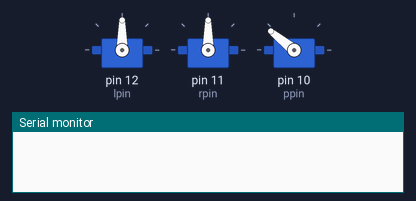
A sketch run on a simulated Arduino Uno, built with avr-gcc and run on an emulated ATmega328P. Parts: 3 × servo, the last lines printed to the serial monitor.

Above: at 0.1 s.
At 10.1 s:
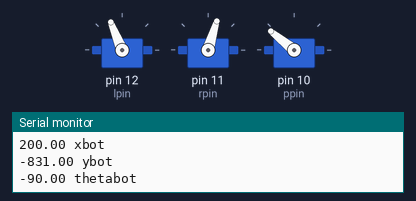
At 11.7 s:
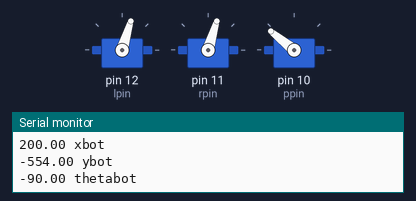
At 21.9 s:
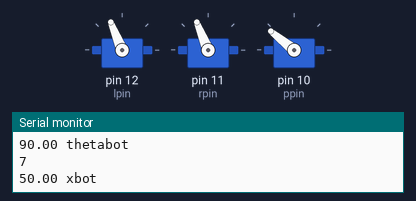
At 29.0 s:
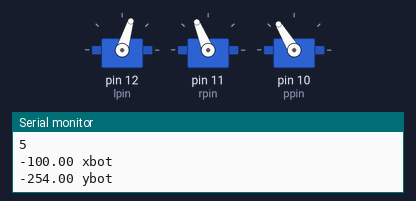
At 34.3 s:
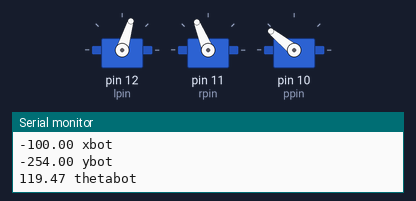
Timing chart, 0 to 40.0 s (numbered marks = the images above):
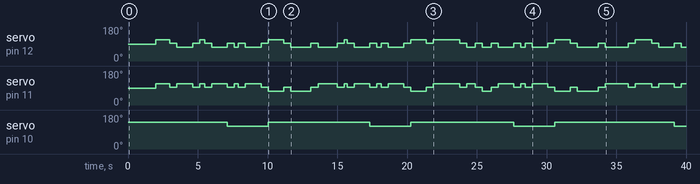

Measured:
- by itself, servo on pin 12 (lpin): 90° → 112° at 2.0 s, → 93° 0.98 s later, → 73° 0.50 s later, → 93° 1.1 s later, … (51 changes in this stretch)
- by itself, servo on pin 11 (rpin): 90° → 112° at 2.0 s, → 93° 0.98 s later, → 112° 0.50 s later, → 93° 1.1 s later, … (51 changes in this stretch)
- by itself, servo on pin 10 (ppin): repeats every 10.2 s: 141° 7.3 s, 121° 2.9 s

The sketch:

robo_code.ino
```cpp
#include <Servo.h>
#include <math.h>
Servo leftwheel;
Servo rightwheel;
Servo pen;
const int RL = 277;
const int L = 195;
const float V = .248;
float xbot = 0;
float ybot = 0;
float thetabot = PI / 2;
int lpin = 12;
int rpin = 11;
int ppin = 10;
void turnto(int x, int y) {
  float angle = atan2(y - ybot, x - xbot);
  float deltang = thetabot - angle;
  float deltaT = (fabs(deltang) * L) / (2 * V);
  if (deltang < 0) {
    leftwheel.writeMicroseconds(1300); //turning left
    rightwheel.writeMicroseconds(1300);
    Serial.println("left");
    delay(deltaT + 45);
    leftwheel.writeMicroseconds(1500);
    rightwheel.writeMicroseconds(1500);
  }
  else if (deltang > 0) {
    leftwheel.writeMicroseconds(1700);  //turning right
    rightwheel.writeMicroseconds(1700);
    Serial.println("right");
    delay(deltaT+55);
    leftwheel.writeMicroseconds(1500);
    rightwheel.writeMicroseconds(1500);}
  thetabot = thetabot - deltang;}
void driveto(int x, int y) {
  float distance = sqrt((x - xbot) * (x - xbot) + (y - ybot) * (y - ybot));
  float deltaT = distance / V;
  leftwheel.writeMicroseconds(1300);
  rightwheel.writeMicroseconds(1700);
  delay(deltaT);
  leftwheel.writeMicroseconds(1500);
  rightwheel.writeMicroseconds(1500);
  xbot = xbot + (distance * (cos(thetabot)));
  ybot = ybot + (distance * (sin(thetabot)));

}

void droppen() {
  pen.write(1790);
}
void liftpen() {
  pen.write(2000);
}
void center() {
  //move forwards center to pen.
  float t = RL / V;
  leftwheel.writeMicroseconds(1300);
  rightwheel.writeMicroseconds(1700);
  delay(t);
  rightwheel.writeMicroseconds(1500);
  leftwheel.writeMicroseconds(1500);
  xbot = xbot + (RL * (cos(thetabot))) ;
  ybot = ybot + (RL * (sin(thetabot)));
}
void reset() {
  //lift pent, then move backwards center to pen.
  liftpen();
  float t = RL / V;
  leftwheel.writeMicroseconds(1700);
  rightwheel.writeMicroseconds(1300);
  delay(t);
  rightwheel.writeMicroseconds(1500);
  leftwheel.writeMicroseconds(1500);
  xbot = xbot - (RL * (cos(thetabot))) ;
  ybot = ybot - (RL * (sin(thetabot)));
}
void debug(int ste) {
  Serial.println(ste);
  Serial.print(xbot);
  Serial.println(" xbot");
  Serial.print(ybot);
  Serial.println(" ybot");
  Serial.print(thetabot * 180 / PI);
  Serial.println(" thetabot");
  Serial.println("");
}
void line(int x, int y, int x2, int y2) {
  turnto(x, y);
  delay(500);
  debug(1);
  driveto(x, y);
  delay(500);
  debug(2);
  turnto(x2, y2);
  delay(500);
  debug(3);
  center();
  droppen();
  delay(500);
  debug(4);
  driveto(x2, y2);
  delay(500);
  debug(5);
  center();
  delay(500);
  debug(6);
  reset();
  delay(500);
  debug(7);


}
void parktest() {
  line(400, 0, 0, -400);
  line(-200, -200, 200, 200);
  line(0, 400, -400, 0);
  line(-600, 200, -200, 600);
  line(-400, 400, 600, -600);
}
void turntest() {
  turnto(10, 10);
  delay(500);
  debug(1);
  turnto(0, 10);
  delay(500);
  debug(2);
  turnto(10, 0); delay(500);
  debug(3);
  turnto(0, 10);
  delay(500);
  debug(4);
  turnto(10, -10);
  delay(500);
  debug(5);
  turnto(0, 10);
  delay(500);
  debug(6);
  turnto(0, -10);
  delay(500);
  debug(7);
}
void parkreal() {
  line(200, -200, 200, -400);
  line(50, -250, 50, -50);
  line(-100, 100, -100, -100);
  line(-300, 100, 200, -400);
  line(400, 0, 600, 0);
  line(450, 150, 250, 150);
  line(100, 300, 300, 300);
  line(100, 500, 600, 0);
}
void calibrateV() {
  droppen();
  delay(500);
  leftwheel.writeMicroseconds(1300);
  rightwheel.writeMicroseconds(1700);
  delay(1000);
  rightwheel.writeMicroseconds(1500);
  leftwheel.writeMicroseconds(1500);
  liftpen();
}
void setup() {
  leftwheel.attach(lpin);
  rightwheel.attach(rpin);
  pen.attach(ppin);
  pen.write(2000);
  Serial.begin(9600);
  delay(2000);
  //line(-200,-200,200,200);
  parkreal();
  //calibrateV();
  //turntest();

}
void loop() {


}
```
